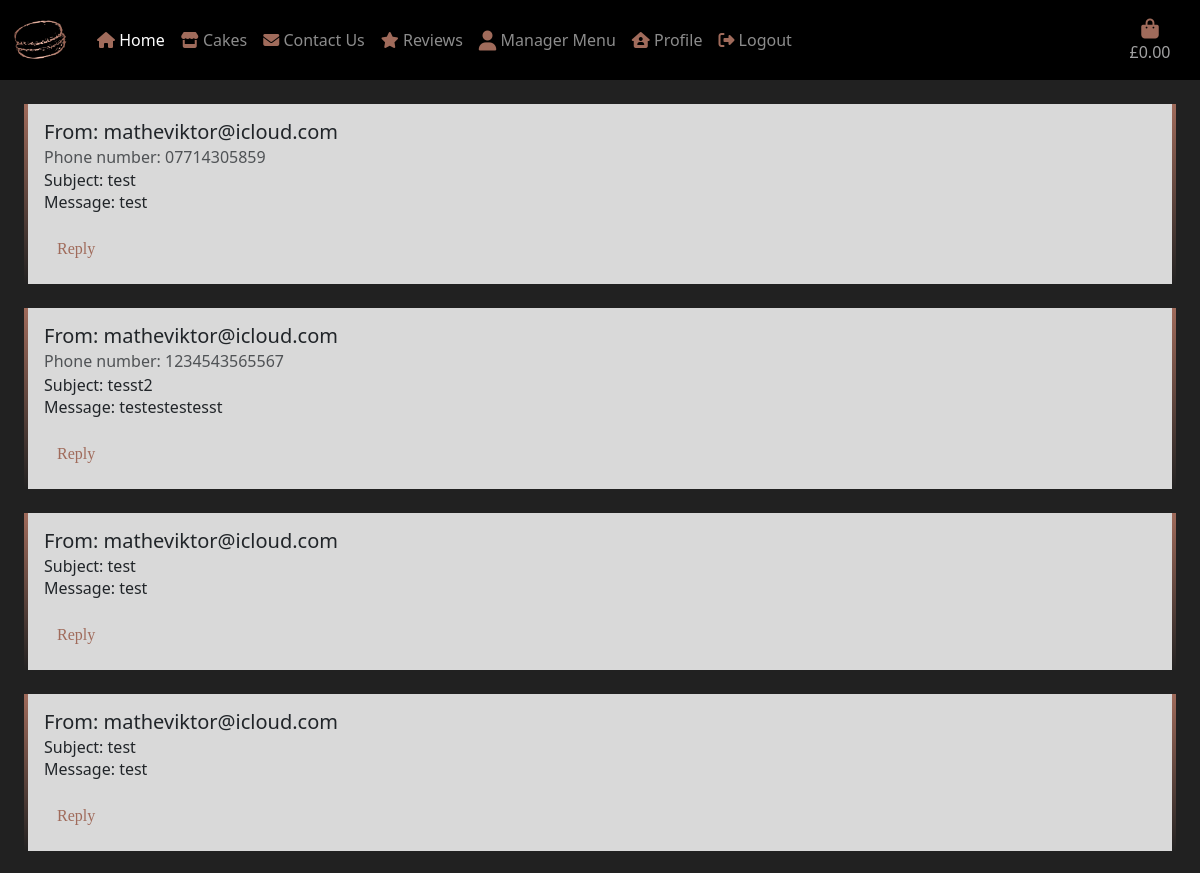
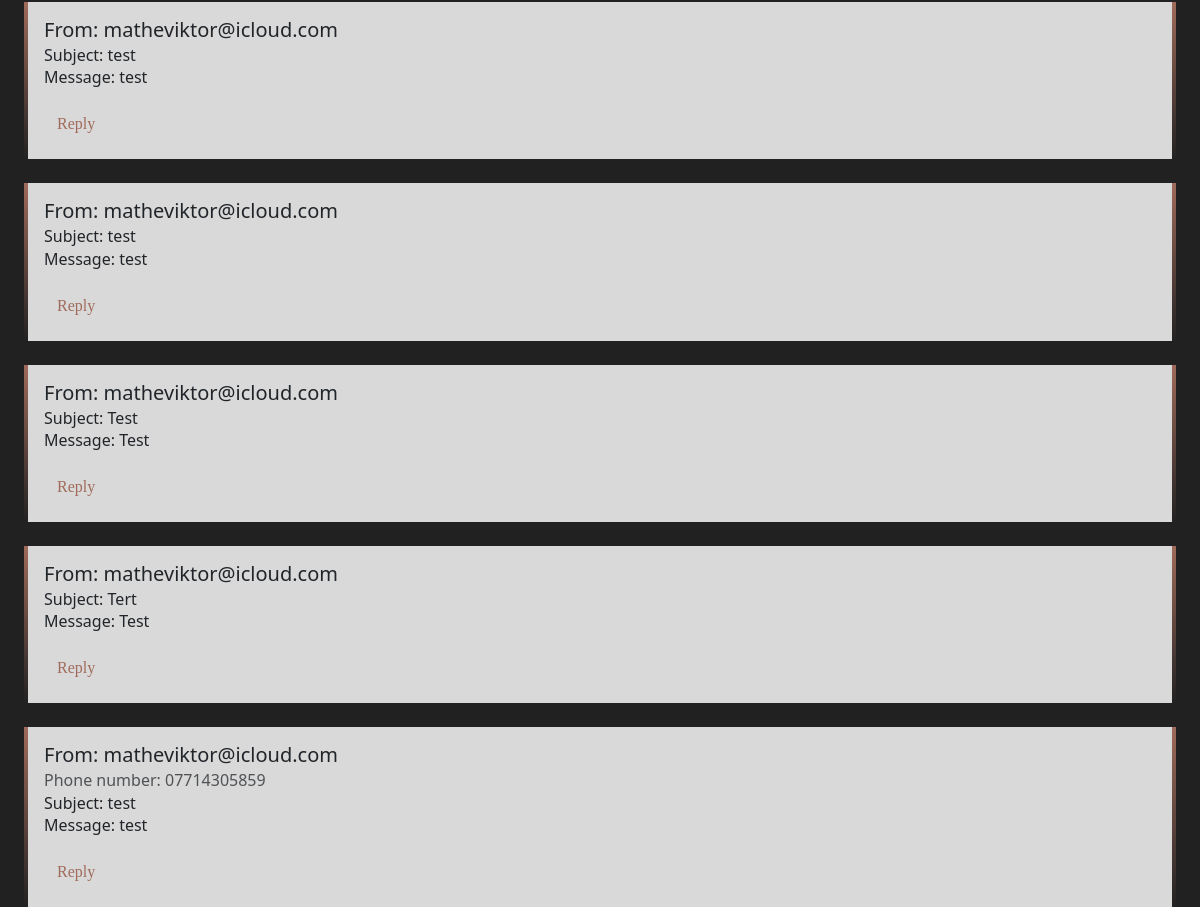
Before: /contact_us/messages/ (signed in) with the older database file (2 pictures, top to bottom).
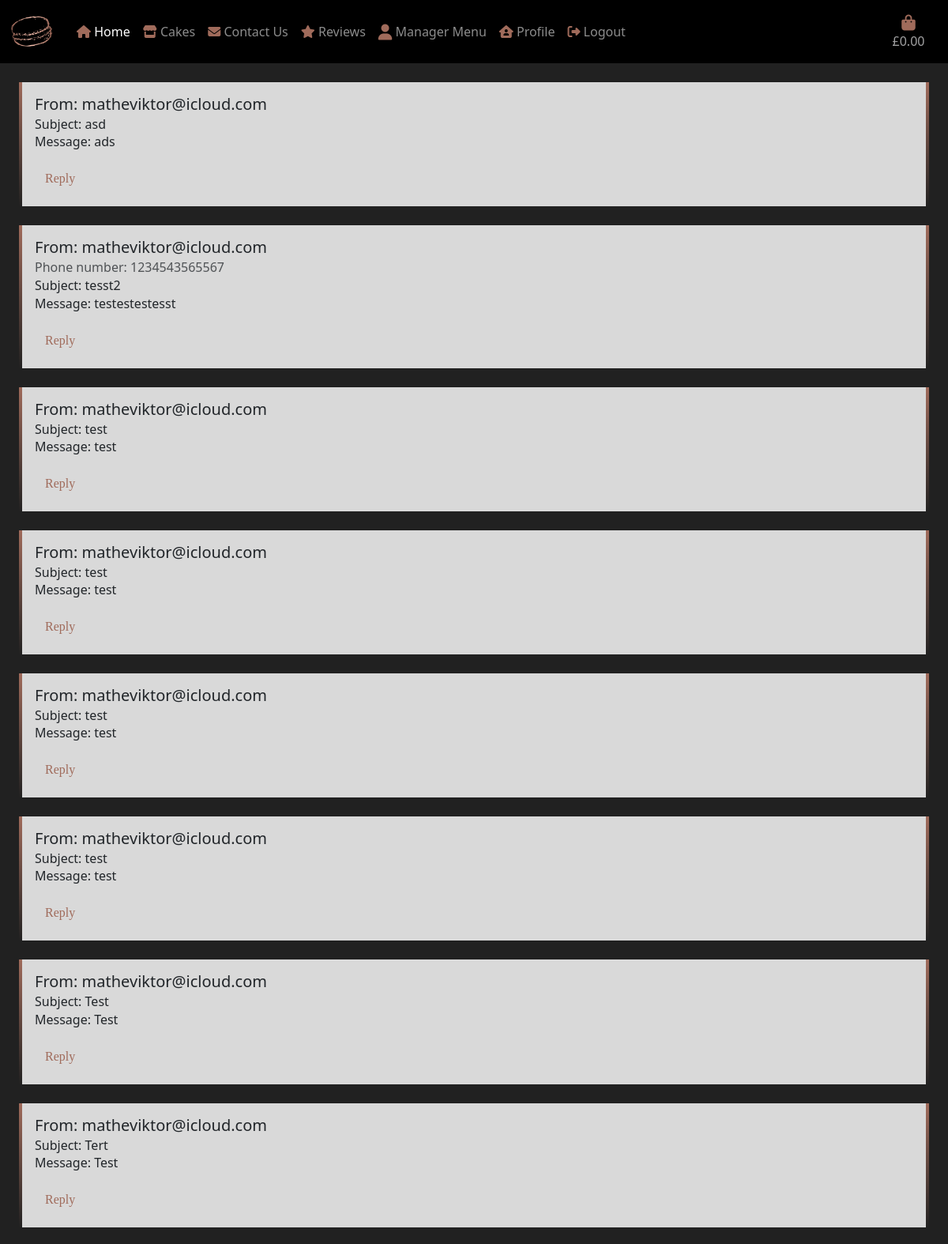
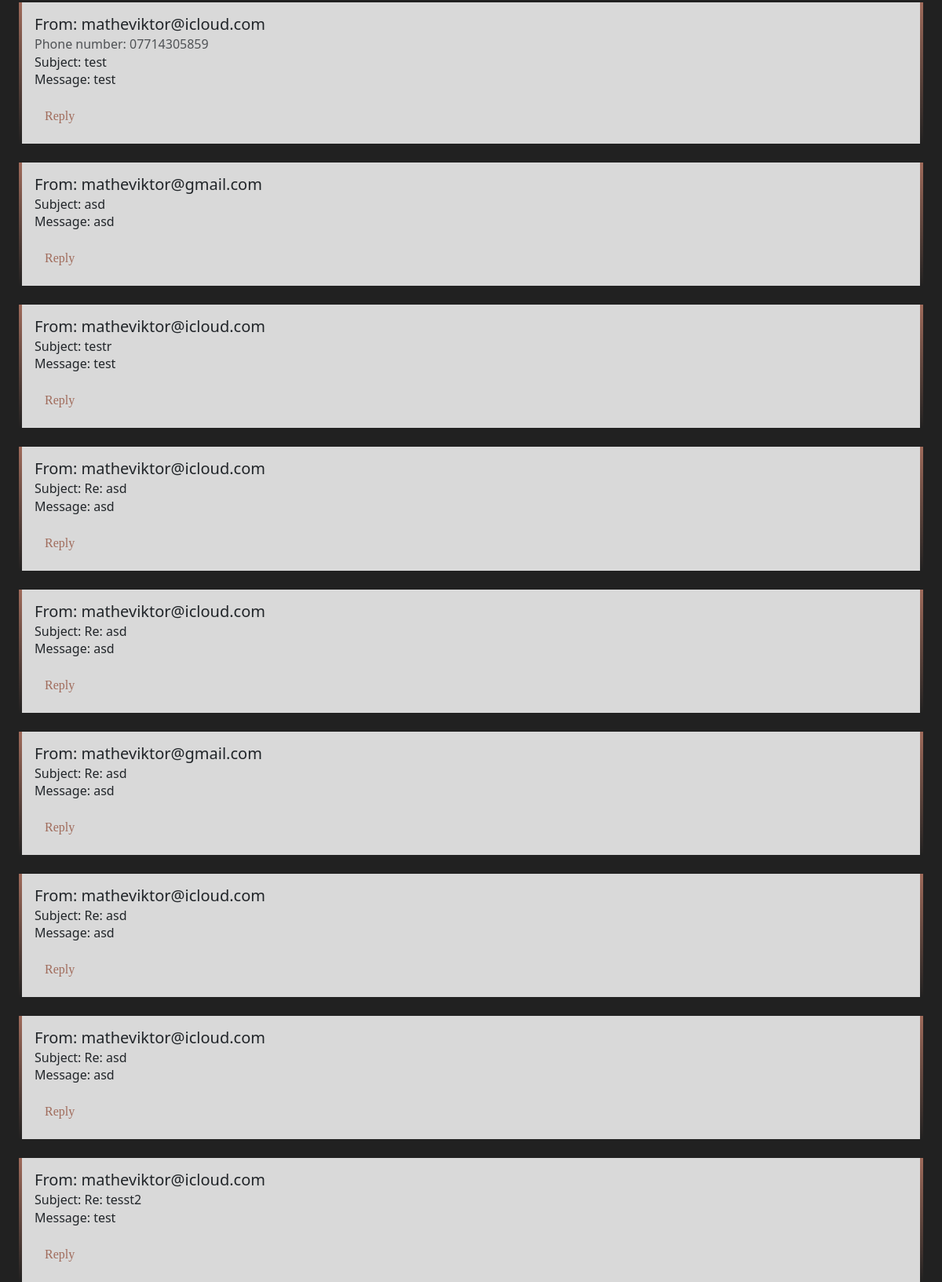
After: the same page with the newer database file (2 pictures, top to bottom).
### contactus/models.py (models this page shows, shortened)
class Contact_us(models.Model):
    phone_number = models.CharField(
        max_length=20, null=True, blank=True)
    email = models.EmailField()
    subject = models.CharField(max_length=254)
    message = models.TextField()

### contactus/views.py (the view)
# urls.py: path('messages/', views.contact_messages, name='messages'),
@login_required
def contact_messages(request):
    contact_messages = Contact_us.objects.filter()
    context = {'contact_messages': contact_messages}
    template = 'messages.html'
    return render(request, template, context)

### bag/context.py (called while the page is built, shortened)
def bag_contents(request):
    bag_contents = []
    total = 0
    cake_count = 0
    bag = request.session.get('bag', {})
    if total < settings.FREE_DELIVERY:
        delivery_fee = total * Decimal(settings.DELIVERY_PERCENTAGE/100)
        free_delivery_delta = settings.FREE_DELIVERY - total
    else:
        delivery_fee = 0
        free_delivery_delta = 0
    order_total = delivery_fee + total
    context = {
        'bag_contents': bag_contents,
        'total': total,
        'cake_count': cake_count,
        'delivery_fee': delivery_fee,
        'free_delivery': settings.FREE_DELIVERY,
        'free_delivery_delta': free_delivery_delta,
        'order_total': order_total,
    }
    return context

### contactus/templates/messages.html (shortened to what this page needs)
{% extends 'base.html' %}
{% load static %}
{% block content %}
{% for message in contact_messages %}
<div class="card  m-4">
    <div class="card-body silver-bg">
      <h5 class="card-title">From: {{ message.email }}</h5>
      {% if message.phone_number %}
      <h6 class="card-subtitle mb-2 text-muted">Phone number: {{ message.phone_number }}</h6>
      {% endif %}
      <h6 class="card-subtitle">Subject: {{ message.subject }}</h6>
      <p class="card-text">Message: {{ message.message }}</p>
      <a href="{% url 'reply' message.id %}" class="card-link btn text bordered rounded-2">Reply</a>
    </div>
  </div>
{% endfor %}
{% endblock %}

### templates/base.html (shortened to what this page needs)
{% load static %}
<!doctype html>
<html lang="en">
<head>
  <link rel="stylesheet" href="https://cdn.jsdelivr.net/npm/bootstrap@5.3.0-alpha1/dist/css/bootstrap.min.css">
  <link rel="stylesheet" href="{% static 'css/base.css' %}">
</head>
<body>
  <header>
    <div class="container-fluid">
      <div class="row">
        <nav class="col p-2 navbar navbar-expand-lg bg-black" data-bs-theme="dark">
          <a class="navbar-brand d-none d-lg-flex" href="{% url 'home' %}">
            <img src="{{MEDIA_URL}}/nav-logo.png" alt="Logo" width="65" height="50">
          </a>
          <div class="collapse navbar-collapse" id="navbarSupportedContent">
            <div class="navbar-nav me-auto mb-2 mb-lg-0">
              <div class="nav-item">
                <a class="nav-link active" aria-current="page" href="{% url 'home' %}">
                  <i class="text fa-solid fa-house"></i>
                  Home
                </a>
              </div>
              <div class="nav-item">
                <a class="nav-link" href="{% url 'cakes' %}">
                  <i class=" text fa-solid fa-store"></i>
                  Cakes
                </a>
              </div>
              <div>
                <a class="nav-link" href="{% url 'contact_us' %}">
                  <i class="text fa-solid fa-envelope"></i>
                  Contact Us
                </a>
              </div>
              <div>
                <a class="nav-link" href="{% url 'reviews' %}">
                  <i class="text fa-solid fa-star"></i>
                  Reviews
                </a>
              </div>
              <div>
                {% if request.user.is_authenticated %}
                {% if request.user.is_superuser %}
                <div class="list-inline-item dropdown">
                  <a class="nav-link" href="#" data-bs-toggle="dropdown" id="manager-menu" aria-haspopup="true"
                    aria-expanded="false">
                    <i class="text fas fa-user fa-lg"></i>
                    Manager Menu
                  </a>
                    {% endif %}
                </div>
              </div>
              <div>
                <a class="nav-link" href="{% url 'profile' %}">
                  <i class="text fa-solid fa-house-user"></i>
                  Profile
                </a>
              </div>
              <div>
                <a class="nav-link" href="{% url 'account_logout' %}">
                  <i class="text fa-solid fa-right-from-bracket"></i>
                  Logout</a>
              {% endif %}
            </div>
          </div>
        </nav>
        <div class="col-3 col-lg-1 mt-3 nav-item shopping-bag">
          <a class="{% if total %}font-weight-bold{% else %} {% endif %} nav-link" href="{% url 'bag_view' %}">
            <div class="text-center">
              <i class="text fas fa-bag-shopping fa-lg"></i>
              <p class="silver-text">
                {% if total %}
                £{{ total|floatformat:2 }}
                {% else %}
                £0.00
                {% endif %}
              </p>
            </div>
          </a>
        </div>
      </div>
  </header>
  {% block content %}
  {% endblock %}
</body>
</body>
</html>

### static/css/base.css (style rules this page uses)
html { height: 100%; }
body { background: url('/media/macaron_background.png') fixed center center no-repeat; background-size: cover; height: calc(100vh - 164px); }
header { background-color: black; }
.silver-text { color: #a2a2a3; }
.silver-bg { background-color: #d9d9d9; }
.card { border-width: 4px; border-style: solid; border-top: none; border-bottom: none; border-image: linear-gradient( to bottom, #A06B5B, #212121 ) 1 100%; }
.text { color: #A06B5B; font-family: Italic; }

Changed rows visible on the page:
changed Contact_us: subject "test" → "asd"; message "test" → "ads"; phone_number "07714305859" → (not shown)
added Contact_us: email "matheviktor@gmail.com", subject "asd", message "asd"
added Contact_us: email "matheviktor@icloud.com", subject "testr", message "test"
added Contact_us: email "matheviktor@icloud.com", subject "Re: asd", message "asd"
added Contact_us: email "matheviktor@icloud.com", subject "Re: asd", message "asd"
added Contact_us: email "matheviktor@gmail.com", subject "Re: asd", message "asd"
added Contact_us: email "matheviktor@icloud.com", subject "Re: asd", message "asd"
added Contact_us: email "matheviktor@icloud.com", subject "Re: asd", message "asd"
added Contact_us: email "matheviktor@icloud.com", subject "Re: tesst2", message "test"
